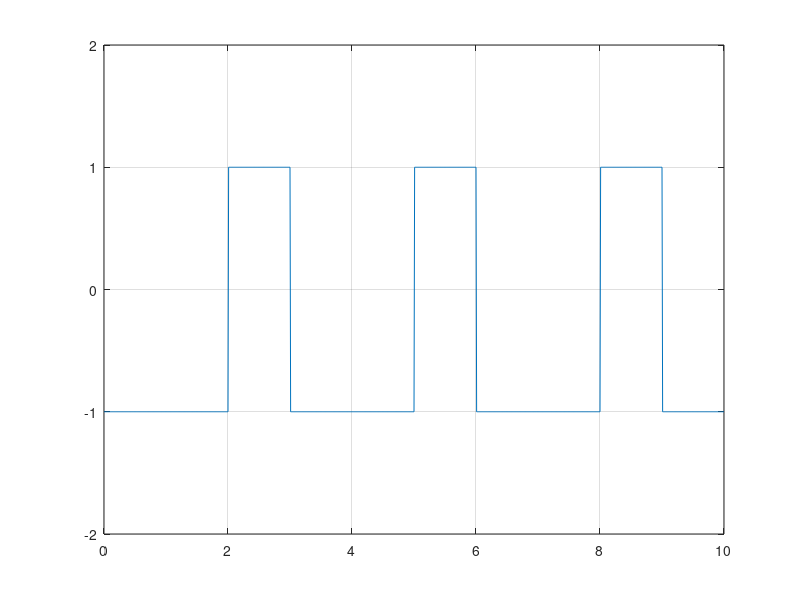

Source code (MATLAB):
%polar NRZ Line code
clc;
clear all;
N=10;
n=randi([0 1],1, N)
%polar mapping
for m=1:N
    if n(m)==0
        nn(m)=-1;
    else 
        nn(m)=1;
    end
    
end
%Pulse shaping
i=1;
t=0:0.01:length(n);
for j=1:length(t)
    if t(j)<=i
        y(j)=nn(i);
    else
        i=i+1;
        y(j)=nn(i);
    end
end
plot(t,y);
grid on;
axis([0 N -2 2]);
    